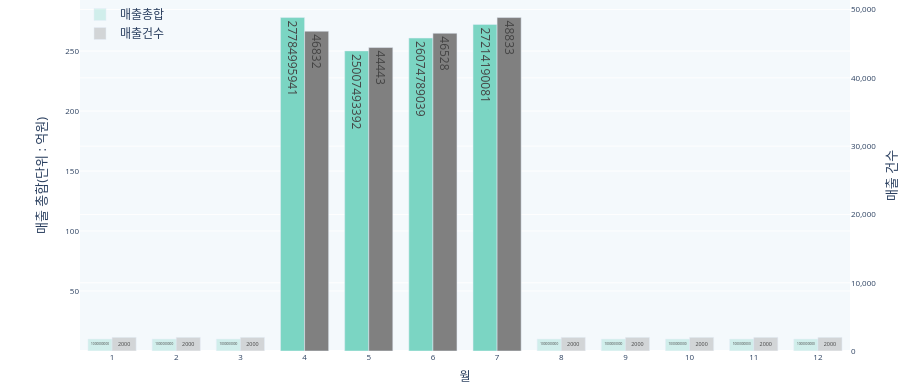

Here is the notebook cell this chart was saved with:
### Code cell
###### fig_market_month 미리보기

month = list(df_month['month'].astype('str'))
month_sum_prc=list(df_month['sum_refix_prc'])
month_date_count=list(df_month['sum_count'])

month_colors_1 = ['rgb(123,213,195)'] * 12
month_colors_2 = ['gray'] * 12

last_year_month = list(df_month[df_month['year']==datetime.datetime.now().year-1]['month'])

for i in last_year_month:
    month_colors_1[i-1] = 'rgba(123,213,195,0.3)'
    month_colors_2[i-1] = 'rgba(128,128,128,0.3)'
    

fig_1 = go.Figure(data = [go.Bar(x=month,y=month_sum_prc,name='매출총합',marker_color=month_colors_1,customdata=month_date_count,text=month_sum_prc,textposition='auto',
                        hovertemplate="매출: %{y} 원<br>건수: %{customdata:,d} 건", yaxis='y',offsetgroup=1),
                        go.Bar(x=month,y=month_date_count,name='매출건수',marker_color=month_colors_2,customdata=month_sum_prc,text=month_date_count,textposition='inside',
                            hovertemplate="매출: %{customdata:,d} 원<br>건수: %{y} 건",yaxis='y2',offsetgroup=2)]
                        )
fig_1.update_layout(
                margin=go.layout.Margin(t=0,b=0,r=0),                
                plot_bgcolor='rgba(243, 249, 252, 0.92)',
                xaxis=dict(title='월',titlefont_size=12,tickfont_size=8),
                yaxis= dict(title='매출 총합(단위 : 억원)',titlefont_size=13,tickfont_size=8,tickformat=',',tickvals=[5000000000,10000000000,15000000000,20000000000,25000000000,30000000000],ticktext=[50,100,150,200,250,300]),
                            #ticktext=[20,40,60,80,100]),
                yaxis2=dict(title='매출 건수', overlaying='y',side='right', titlefont_size=13,tickfont_size=8,tickformat=','),
                legend=dict(x=0,y=1.0,bgcolor='rgba(255, 255, 255, 0)',bordercolor='rgba(255, 255, 255, 0)',),
                barmode='group',
                bargap=0.25, # gap between bars of adjacent location coordinates.
                bargroupgap=0, # gap between bars of the same location coordinate.
                height=385
                )

### Figure 1 — Plotly figure (JSON) as saved in the notebook; plotly's stock layout.template omitted (floating-point values rounded to 4 significant figures)
{"data": [{"customdata": [2000, 2000, 2000, 46832, 44443, 46528, 48833, 2000, 2000, 2000, 2000, 2000], "hovertemplate": "매출: %{y} 원<br>건수: %{customdata:,d} 건", "marker": {"color": ["rgba(123,213,195,0.3)", "rgba(123,213,195,0.3)", "rgba(123,213,195,0.3)", "rgb(123,213,195)", "rgb(123,213,195)", "rgb(123,213,195)", "rgb(123,213,195)", "rgba(123,213,195,0.3)", "rgba(123,213,195,0.3)", "rgba(123,213,195,0.3)", "rgba(123,213,195,0.3)", "rgba(123,213,195,0.3)"]}, "name": "매출총합", "offsetgroup": "1", "text": ["1000000000", "1000000000", "1000000000", "27784995941", "25007493392", "26074789039", "27214190081", "1000000000", "1000000000", "1000000000", "1000000000", "1000000000"], "textposition": "auto", "type": "bar", "x": ["1", "2", "3", "4", "5", "6", "7", "8", "9", "10", "11", "12"], "y": [1000000000, 1000000000, 1000000000, 27784995941, 25007493392, 26074789039, 27214190081, 1000000000, 1000000000, 1000000000, 1000000000, 1000000000], "yaxis": "y"}, {"customdata": [1000000000, 1000000000, 1000000000, 27784995941, 25007493392, 26074789039, 27214190081, 1000000000, 1000000000, 1000000000, 1000000000, 1000000000], "hovertemplate": "매출: %{customdata:,d} 원<br>건수: %{y} 건", "marker": {"color": ["rgba(128,128,128,0.3)", "rgba(128,128,128,0.3)", "rgba(128,128,128,0.3)", "gray", "gray", "gray", "gray", "rgba(128,128,128,0.3)", "rgba(128,128,128,0.3)", "rgba(128,128,128,0.3)", "rgba(128,128,128,0.3)", "rgba(128,128,128,0.3)"]}, "name": "매출건수", "offsetgroup": "2", "text": ["2000", "2000", "2000", "46832", "44443", "46528", "48833", "2000", "2000", "2000", "2000", "2000"], "textposition": "inside", "type": "bar", "x": ["1", "2", "3", "4", "5", "6", "7", "8", "9", "10", "11", "12"], "y": [2000, 2000, 2000, 46832, 44443, 46528, 48833, 2000, 2000, 2000, 2000, 2000], "yaxis": "y2"}], "layout": {"bargap": 0.25, "bargroupgap": 0, "barmode": "group", "height": 385, "legend": {"bgcolor": "rgba(255, 255, 255, 0)", "bordercolor": "rgba(255, 255, 255, 0)", "x": 0, "y": 1}, "margin": {"b": 0, "r": 0, "t": 0}, "plot_bgcolor": "rgba(243, 249, 252, 0.92)", "xaxis": {"tickfont": {"size": 8}, "title": {"font": {"size": 12}, "text": "월"}}, "yaxis": {"tickfont": {"size": 8}, "tickformat": ",", "ticktext": [50, 100, 150, 200, 250, 300], "tickvals": [5000000000, 10000000000, 15000000000, 20000000000, 25000000000, 30000000000], "title": {"font": {"size": 13}, "text": "매출 총합(단위 : 억원)"}}, "yaxis2": {"overlaying": "y", "side": "right", "tickfont": {"size": 8}, "tickformat": ",", "title": {"font": {"size": 13}, "text": "매출 건수"}}}}
